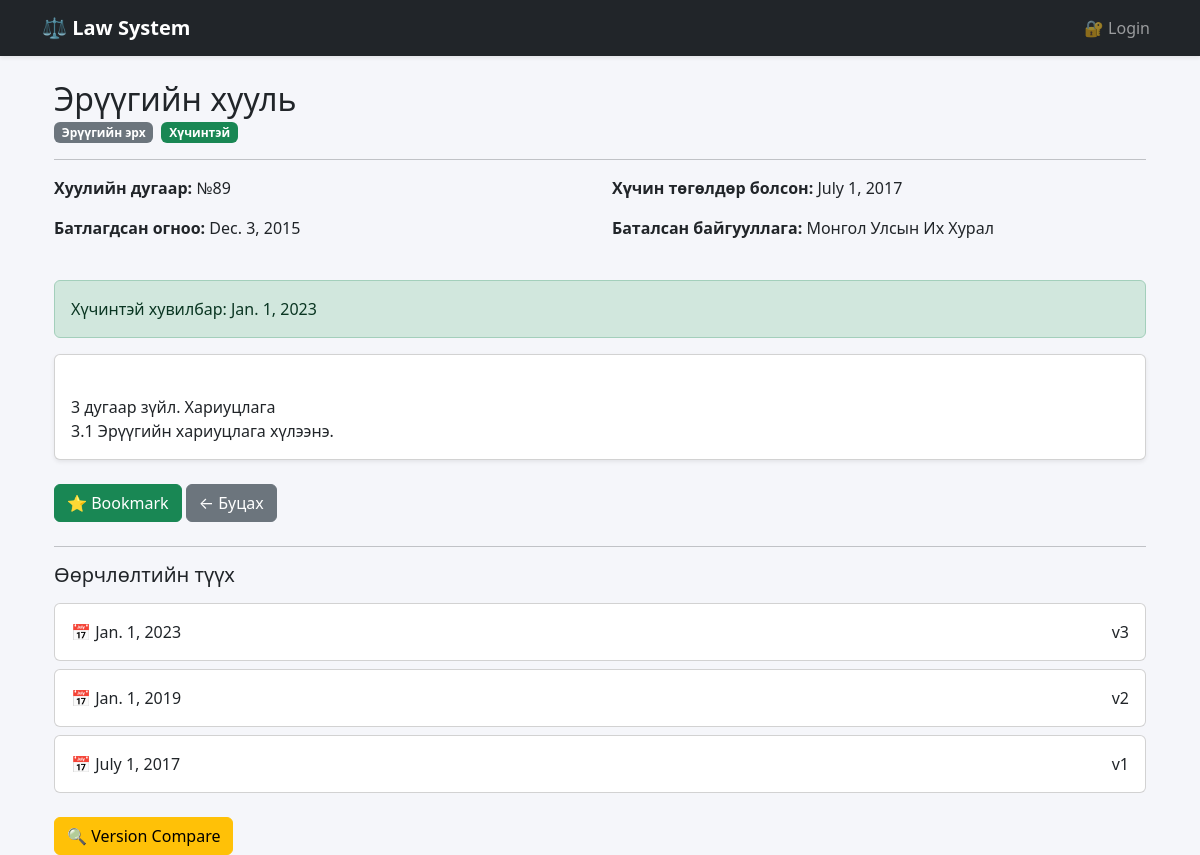
/law/18/, run on the app's committed database.
### laws/models.py (models this page shows, shortened)
class Law(models.Model):
    STATUS_CHOICES = [
        ("active", "Хүчинтэй"),
        ("inactive", "Хүчингүй"),
        ("draft", "Төсөл"),
    ]
    title = models.CharField(max_length=300)
    category = models.CharField(max_length=200)
    law_number = models.CharField(
        max_length=50,
        blank=True,
        null=True,
        verbose_name="Хуулийн дугаар"
    )
    approved_date = models.DateField(
        blank=True,
        null=True,
        verbose_name="Батлагдсан огноо"
    )
    effective_date = models.DateField(
        blank=True,
        null=True,
        verbose_name="Хүчин төгөлдөр болсон огноо"
    )
    issued_by = models.CharField(
        max_length=200,
        blank=True,
        null=True,
        verbose_name="Баталсан байгууллага"
    )
    status = models.CharField(
        max_length=20,
        choices=STATUS_CHOICES,
        default="active"
    )
    summary = models.TextField(
        blank=True,
        null=True,
        verbose_name="Товч тайлбар"
    )
    pdf_file = models.FileField(
        upload_to="law_pdfs/",
        blank=True,
        null=True
    )
    created_at = models.DateTimeField(auto_now_add=True)

class LawVersion(models.Model):
    law = models.ForeignKey(
        Law,
        on_delete=models.CASCADE,
        related_name="versions"
    )
    version_number = models.IntegerField(default=1)
    content = models.TextField()
    effective_date = models.DateField()

### laws/views.py (the view)
# urls.py: path("law/<int:id>/", views.law_detail, name="law_detail"),
def law_detail(request, id):
    law = get_object_or_404(Law, id=id)
    current_version = law.versions.order_by("-effective_date").first()
    context = {
        "law": law,
        "current_version": current_version,
        "versions": law.versions.order_by("-effective_date"),
        "is_editor": request.user.groups.filter(name="Editor").exists()
    }
    return render(request, "laws/law_detail.html", context)

### laws/templates/laws/law_detail.html (shortened to what this page needs)
{% extends "base.html" %}
{% block content %}
<div class="container mt-4">
    <div class="mb-3">
        <h2 class="mb-1">{{ law.title }}</h2>
        <div class="d-flex gap-2 align-items-center flex-wrap">
            <span class="badge bg-secondary">
                {{ law.category }}
            </span>
            {% if law.status == "active" %}
                <span class="badge bg-success">Хүчинтэй</span>
            {% elif law.status == "inactive" %}
                <span class="badge bg-danger">Хүчингүй</span>
            {% else %}
                <span class="badge bg-warning text-dark">Төсөл</span>
            {% endif %}
        </div>
    </div>
    <hr>
    <div class="row mb-4">
        <div class="col-md-6">
            <p><strong>Хуулийн дугаар:</strong> {{ law.law_number }}</p>
            <p><strong>Батлагдсан огноо:</strong> {{ law.approved_date }}</p>
        </div>
        <div class="col-md-6">
            <p><strong>Хүчин төгөлдөр болсон:</strong> {{ law.effective_date }}</p>
            <p><strong>Баталсан байгууллага:</strong> {{ law.issued_by }}</p>
        </div>
    </div>
    {% if current_version %}
        <div class="alert alert-success">
            Хүчинтэй хувилбар: {{ current_version.effective_date }}
        </div>
        <div class="card shadow-sm mb-4">
            <div class="card-body" style="white-space: pre-line;">
                {{ current_version.content }}
            </div>
        </div>
    {% else %}
        <div class="alert alert-warning">
            Version олдсонгүй.
        </div>
    {% endif %}
    <div class="mb-4">
        <a href="{% url 'add_bookmark' law.id %}"
           class="btn btn-success">
            ⭐ Bookmark
        </a>
        <a href="{% url 'law_list' %}"
           class="btn btn-secondary">
            ← Буцах
        </a>
    </div>
    <hr>
    <h5 class="mb-3">Өөрчлөлтийн түүх</h5>
    {% for version in versions %}
        <div class="card mb-2">
            <div class="card-body d-flex justify-content-between align-items-center">
                <div>
                    📅 {{ version.effective_date }}
                </div>
                <div>
                    v{{ version.version_number }}
                </div>
            </div>
        </div>
    {% empty %}
        <div class="alert alert-warning">
            Version бүртгэгдээгүй байна.
        </div>
    {% endfor %}
    <a href="{% url 'compare_versions' law.id %}"
       class="btn btn-warning mt-3">
        🔍 Version Compare
    </a>
</div>
{% endblock %}

### laws/templates/base.html (style rules this page uses)
body { background-color: #f5f6fa; }

### data on the page
Law: title "Эрүүгийн хууль", category "Эрүүгийн эрх", law_number "№89", approved_date "Dec. 3, 2015", effective_date "July 1, 2017", issued_by "Монгол Улсын Их Хурал"
LawVersion: effective_date "Jan. 1, 2023", content "3 дугаар зүйл. Хариуцлага 3.1 Эрүүгийн хариуцлага хүлээнэ.", version_number "3"
LawVersion: effective_date "Jan. 1, 2019", version_number "2"
LawVersion: effective_date "July 1, 2017", version_number "1"
